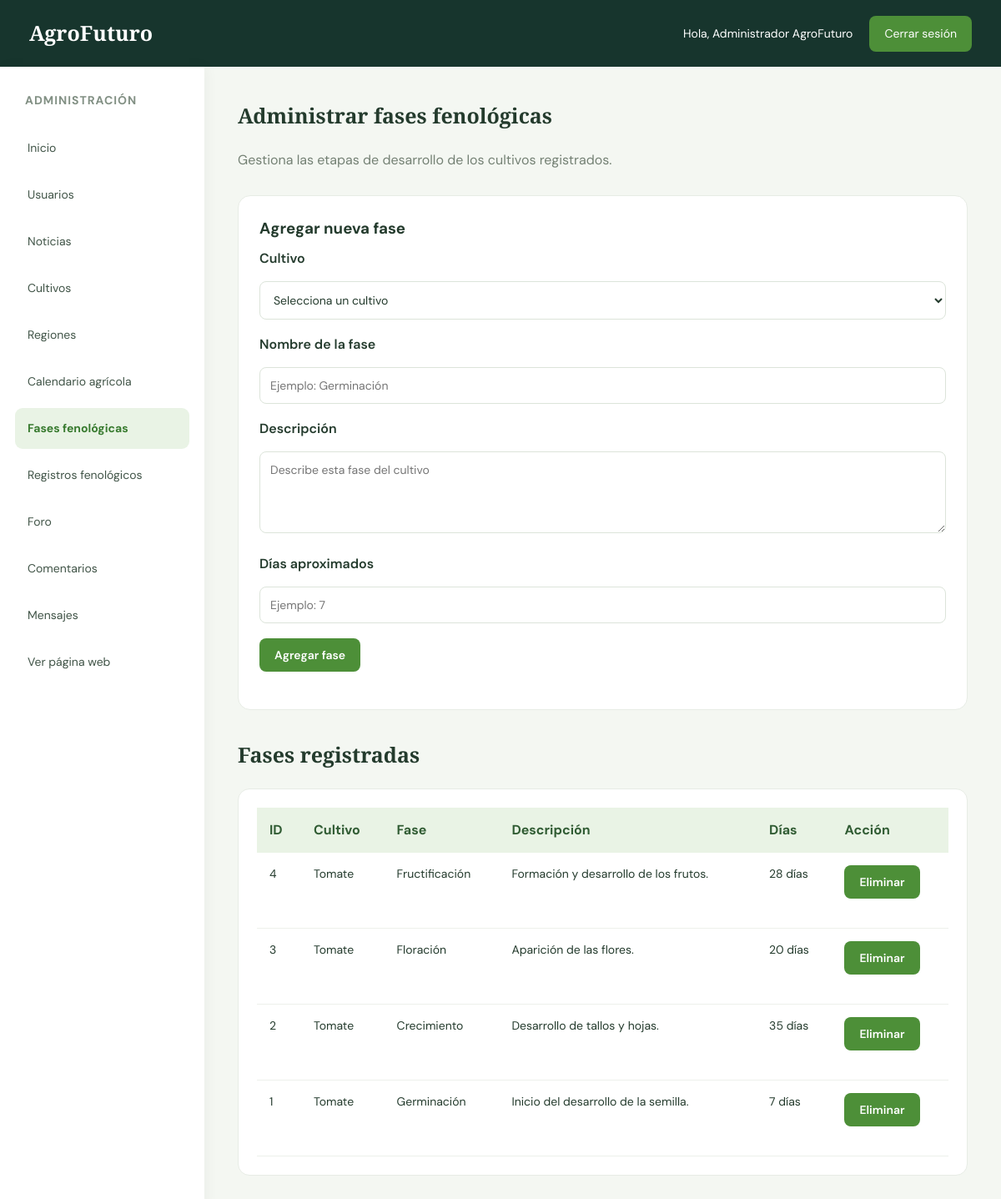
The app's page /administrador/fases.php (signed in) with its own data.
### tables this page shows
CREATE TABLE `fases_fenologicas` (
  `id_fase` int(11) NOT NULL,
  `id_cultivo` int(11) NOT NULL,
  `nombre_fase` varchar(100) NOT NULL,
  `descripcion` text DEFAULT NULL,
  `dias_aproximados` int(11) DEFAULT NULL
);

CREATE TABLE `cultivos` (
  `id_cultivo` int(11) NOT NULL,
  `nombre` varchar(100) NOT NULL,
  `descripcion` text DEFAULT NULL,
  `tipo` varchar(100) DEFAULT NULL,
  `tiempo_cosecha` int(11) DEFAULT NULL,
  `id_region` int(11) DEFAULT NULL,
  `siembra` text DEFAULT NULL,
  `luz` varchar(150) DEFAULT NULL,
  `riego` text DEFAULT NULL,
  `suelo` text DEFAULT NULL,
  `cuidados` text DEFAULT NULL,
  `plagas` text DEFAULT NULL,
  `cosecha` text DEFAULT NULL
);

### administrador/fases.php (the view, shortened to what this page needs)
<?php
require_once "../conexion.php";
$sql_fases = "SELECT
                 f.id_fase,
                 f.nombre_fase,
                 f.descripcion,
                 f.dias_aproximados,
                 c.nombre AS cultivo
              FROM fases_fenologicas f
              INNER JOIN cultivos c
                  ON f.id_cultivo = c.id_cultivo
              ORDER BY f.id_fase DESC";
$fases = mysqli_query($conexion, $sql_fases);
?>
<!DOCTYPE html>
<html lang="es">
<head>
    <link
        rel="stylesheet"
        href="estilo_admin.css"
    >
</head>
<body>
<header class="header">
    <div class="logo">
        AgroFuturo
    </div>
    <div class="admin-info">
        <span>
            Hola,
            <?php echo htmlspecialchars($_SESSION["nombre"] ?? "Administrador"); ?>
        </span>
        <a
            href="../logout.php"
            class="btn-cerrar"
        >
            Cerrar sesión
        </a>
    </div>
</header>
<div class="contenedor">
    <aside class="sidebar">
        <h3>Administración</h3>
        <a href="index.php">
            Inicio
        </a>
        <a href="usuarios.php">
            Usuarios
        </a>
        <a href="noticias.php">
            Noticias
        </a>
        <a href="cultivos.php">
            Cultivos
        </a>
        <a href="regiones.php">
            Regiones
        </a>
        <a href="calendario.php">
            Calendario agrícola
        </a>
        <a
            href="fases.php"
            class="activo"
        >
            Fases fenológicas
        </a>
        <a href="registros.php">
            Registros fenológicos
        </a>
        <a href="foro.php">
            Foro
        </a>
        <a href="comentarios.php">
            Comentarios
        </a>
        <a href="mensajes.php">
            Mensajes
        </a>
        <a href="../index_principal.php">
            Ver página web
        </a>
    </aside>
    <main class="contenido">
        <h2>
            Administrar fases fenológicas
        </h2>
        <p style="margin-bottom: 25px; color: #748174;">
            Gestiona las etapas de desarrollo de los cultivos registrados.
        </p>
        <section class="informacion">
            <h3>
                Agregar nueva fase
            </h3>
            <form method="POST">
                <div style="margin-bottom: 18px;">
                    <label for="id_cultivo">
                        Cultivo
                    </label>
                    <select
                        id="id_cultivo"
                        name="id_cultivo"
                        required
                        style="width: 100%; padding: 12px; margin-top: 8px; border: 1px solid #dce4da; border-radius: 8px; font-family: inherit;"
                    >
                        <option value="">
                            Selecciona un cultivo
                        </option>
                    </select>
                </div>
                <div style="margin-bottom: 18px;">
                    <label for="nombre_fase">
                        Nombre de la fase
                    </label>
                    <input
                        type="text"
                        id="nombre_fase"
                        name="nombre_fase"
                        required
                        placeholder="Ejemplo: Germinación"
                        style="width: 100%; padding: 12px; margin-top: 8px; border: 1px solid #dce4da; border-radius: 8px; font-family: inherit;"
                    >
                </div>
                <div style="margin-bottom: 18px;">
                    <label for="descripcion">
                        Descripción
                    </label>
                    <textarea
                        id="descripcion"
                        name="descripcion"
                        rows="4"
                        placeholder="Describe esta fase del cultivo"
                        style="width: 100%; padding: 12px; margin-top: 8px; border: 1px solid #dce4da; border-radius: 8px; font-family: inherit; resize: vertical;"
                    ></textarea>
                </div>
                <div style="margin-bottom: 18px;">
                    <label for="dias_aproximados">
                        Días aproximados
                    </label>
                    <input
                        type="number"
                        id="dias_aproximados"
                        name="dias_aproximados"
                        min="1"
                        placeholder="Ejemplo: 7"
                        style="width: 100%; padding: 12px; margin-top: 8px; border: 1px solid #dce4da; border-radius: 8px; font-family: inherit;"
                    >
                </div>
                <button
                    type="submit"
                    class="btn"
                >
                    Agregar fase
                </button>
            </form>
        </section>
        <h2 style="margin-top: 35px;">
            Fases registradas
        </h2>
        <div class="tabla-contenedor">
            <table>
                <thead>
                    <tr>
                        <th>ID</th>
                        <th>Cultivo</th>
                        <th>Fase</th>
                        <th>Descripción</th>
                        <th>Días</th>
                        <th>Acción</th>
                    </tr>
                </thead>
                <tbody>
                    <?php if (mysqli_num_rows($fases) > 0): ?>
                        <?php while ($fase = mysqli_fetch_assoc($fases)): ?>
                            <tr>
                                <td>
                                    <?php echo $fase["id_fase"]; ?>
                                </td>
                                <td>
                                    <?php echo htmlspecialchars($fase["cultivo"]); ?>
                                </td>
                                <td>
                                    <?php echo htmlspecialchars($fase["nombre_fase"]); ?>
                                </td>
                                <td>
                                    <?php echo htmlspecialchars($fase["descripcion"] ?? ""); ?>
                                </td>
                                <td>
                                    <?php
                                    echo $fase["dias_aproximados"] !== null
                                        ? $fase["dias_aproximados"] . " días"
                                        : "No definido";
                                    ?>
                                </td>
                                <td>
                                    <form method="POST">
                                        <button
                                            type="submit"
                                            class="btn"
                                            onclick="return confirm('¿Seguro que deseas eliminar esta fase?');"
                                        >
                                            Eliminar
                                        </button>
                                    </form>
                                </td>
                            </tr>
                        <?php endwhile; ?>
                    <?php endif; ?>
                </tbody>
            </table>
        </div>
    </main>
</div>
</body>
</html>

### administrador/estilo_admin.css (style rules this page uses)
* { margin: 0; padding: 0; box-sizing: border-box; }
body { font-family: 'DM Sans', sans-serif; background: #f4f7f2; color: #243b2d; line-height: 1.5; }
.header { min-height: 80px; background: #17352d; color: white; display: flex; justify-content: space-between; align-items: center; padding: 15px 35px; gap: 20px; }
.logo { font-family: 'Playfair Display', serif; font-size: 25px; font-weight: bold; }
.admin-info { display: flex; align-items: center; gap: 20px; font-size: 14px; }
.btn-cerrar { display: inline-block; background: #4d8f38; color: white; text-decoration: none; padding: 11px 18px; border-radius: 8px; transition: 0.3s; }
.contenedor { display: flex; align-items: stretch; min-height: calc(100vh - 80px); }
.sidebar { flex: 0 0 245px; width: 245px; background: white; padding: 30px 18px; box-shadow: 3px 0 15px rgba(0, 0, 0, 0.04); }
.sidebar h3 { font-size: 14px; color: #829084; text-transform: uppercase; margin: 0 0 22px 12px; letter-spacing: 1px; }
.sidebar a { display: block; text-decoration: none; color: #405447; padding: 14px 15px; border-radius: 9px; margin-bottom: 7px; font-size: 14px; transition: 0.3s; }
.sidebar a:hover, .sidebar a.activo { background: #e9f3e5; color: #397b30; font-weight: 700; }
.contenido { flex: 1; min-width: 0; padding: 40px; }
.contenido h2 { font-family: 'Playfair Display', serif; font-size: 25px; margin-bottom: 22px; }
.contenido h3 { margin-bottom: 12px; }
.contenido > p { color: #748174; margin-bottom: 20px; }
.informacion { background: white; border-radius: 15px; padding: 25px; margin-top: 30px; border: 1px solid #e7ece5; }
.informacion h3 { margin-bottom: 10px; }
.contenido form { margin-bottom: 20px; }
.contenido form label { display: inline-block; margin-bottom: 7px; font-weight: 600; }
.contenido form input:not([type="hidden"]):not([type="checkbox"]):not([type="radio"]), .contenido form select, .contenido form textarea { max-width: 100%; padding: 12px; border: 1px solid #d4ddd2; border-radius: 8px; background: white; color: #243b2d; font-family: 'DM Sans', sans-serif; font-size: 14px; }
.contenido form textarea { resize: vertical; }
.tabla-contenedor { width: 100%; background: white; border-radius: 14px; padding: 22px; overflow-x: auto; border: 1px solid #e7ece5; }
table { width: 100%; border-collapse: collapse; min-width: 600px; }
th { background: #e9f3e5; color: #315c34; text-align: left; padding: 15px; font-weight: 700; }
td { padding: 15px; border-bottom: 1px solid #edf0eb; font-size: 14px; vertical-align: top; overflow-wrap: anywhere; }
td form { margin: 0; }
.btn, .boton-guardar, .boton-eliminar { display: inline-block; background: #4d8f38; color: white; padding: 11px 18px; border: none; border-radius: 8px; text-decoration: none; cursor: pointer; font-family: inherit; font-size: 14px; font-weight: 600; transition: background 0.3s; }

### records on screen
fases_fenologicas: id_fase "4", id_cultivo.nombre "Tomate", nombre_fase "Fructificación", descripcion "Formación y desarrollo de los frutos.", dias_aproximados "28"
fases_fenologicas: id_fase "3", id_cultivo.nombre "Tomate", nombre_fase "Floración", descripcion "Aparición de las flores.", dias_aproximados "20"
fases_fenologicas: id_fase "2", id_cultivo.nombre "Tomate", nombre_fase "Crecimiento", descripcion "Desarrollo de tallos y hojas.", dias_aproximados "35"
fases_fenologicas: id_fase "1", id_cultivo.nombre "Tomate", nombre_fase "Germinación", descripcion "Inicio del desarrollo de la semilla.", dias_aproximados "7"

### other values on screen
$_SESSION["nombre"] "Administrador AgroFuturo"
